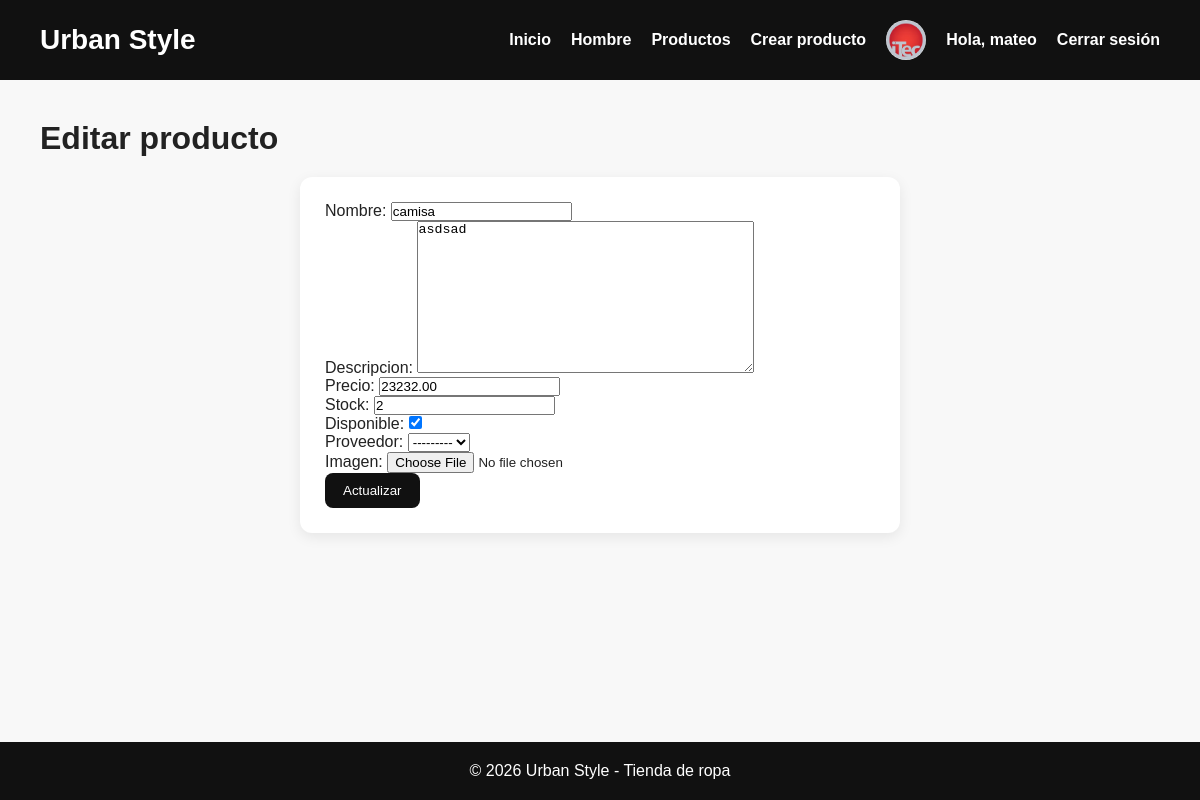
/productos/editar/3/ (signed in), run on the app's committed database.
### usuarios/models.py (models this page shows, shortened)
class UsuarioPersonalizado(AbstractUser):
    telefono = models.CharField(max_length=20, null=True, blank=True)
    dni = models.CharField(max_length=20, null=True, blank=True)
    foto_perfil = models.ImageField(upload_to='foto_usuario/',null=True, blank=True)

### Tematica/models.py (models this page shows, shortened)
class Producto(models.Model):
    proveedor = models.ForeignKey(Proveedor, on_delete=models.CASCADE, null=True, blank=True)
    nombre = models.CharField(max_length=100)
    descripcion = models.TextField()
    precio = models.DecimalField(max_digits=10, decimal_places=2)
    stock = models.IntegerField()
    disponible = models.BooleanField(default=True)
    imagen = models.ImageField(upload_to="productos/", null=True, blank=True)

### Tematica/views.py (the view)
# urls.py: path("productos/editar/<int:id>/", editar_producto, name="editar_producto"),
@login_required
@permission_required('Tematica.change_producto')
def editar_producto(request, id):
    producto = get_object_or_404(Producto, id=id)
    if request.method == "POST":
        form = ProductoForm(request.POST, request.FILES, instance=producto)
        if form.is_valid():
            form.save()
            return redirect("productos")
    else:
        form = ProductoForm(instance=producto)
    return render(request, "Tematica/editar_producto.html", {"form": form})

### Tematica/forms.py
class ProductoForm(forms.ModelForm):
    class Meta:
        model = Producto
        fields = ["nombre", "descripcion","precio","stock","disponible","proveedor","imagen"]

### Tematica/templates/Tematica/editar_producto.html (shortened to what this page needs)
{% extends 'Tematica/base.html' %}
{% block body %}
<div class="contenedor">
    <h1>Editar producto</h1>
    <form method="post" enctype="multipart/form-data">
        {{ form.as_p }}
        <button type="submit">Actualizar</button>
    </form>
</div>
{% endblock %}

### Tematica/templates/Tematica/base.html (shortened to what this page needs)
<!DOCTYPE html>
<html lang="es">
<head>
</head>
<body>
    <header>
        <nav>
            <h1>Urban Style</h1>
            <ul>
                <li><a href="/">Inicio</a></li>
                <li><a href="/hombre/">Hombre</a></li>
                <li><a href="/productos/">Productos</a></li>
                <li><a href="/productos/crear/">Crear producto</a></li>
                {% if user.is_authenticated %}
            {% if user.foto_perfil %}
                <li>
                    <img src="{{ user.foto_perfil.url }}" alt="Foto de perfil" class="foto-navbar">
                </li>
            {% endif %}
            <li class="usuario-logueado">Hola, {{ user.username }}</li>
            <li>
                <form method="post" action="{% url 'logout' %}" class="logout-form">
                    <button type="submit" class="logout-btn">Cerrar sesión</button>
                </form>
            </li>
        {% else %}
            <li><a href="{% url 'login' %}">Iniciar sesión</a></li>
            <li><a href="{% url 'register' %}">Registrarse</a></li>
        {% endif %}
    </ul>
</nav>
    </header>
    <main>
        {% block body %}{% endblock %}
    </main>
    <footer>
        <p>© 2026 Urban Style - Tienda de ropa</p>
    </footer>
</body>
</html>

### Tematica/templates/Tematica/base.html (style rules this page uses)
* { margin: 0; padding: 0; box-sizing: border-box; }
html, body { height: 100%; }
body { font-family: Arial, sans-serif; background: #f8f8f8; color: #222; min-height: 100vh; display: flex; flex-direction: column; }
main { flex: 1; }
header { background: #111; color: white; padding: 20px 40px; }
nav { display: flex; justify-content: space-between; align-items: center; }
nav h1 { font-size: 28px; }
nav ul { list-style: none; display: flex; gap: 20px; align-items: center; }
nav a { color: white; text-decoration: none; font-weight: bold; }
.foto-navbar { width: 40px; height: 40px; border-radius: 50%; object-fit: cover; display: block; }
.usuario-logueado { color: white; font-weight: bold; }
.logout-form { margin: 0; padding: 0; background: transparent; box-shadow: none; border: none; max-width: none; display: inline; }
.logout-btn { background: none; border: none; color: white; font-weight: bold; cursor: pointer; padding: 0; font-size: 16px; font-family: Arial, sans-serif; }
footer { background: #111; color: white; text-align: center; padding: 20px; margin-top: 30px; }
.contenedor { padding: 40px; }
form { max-width: 600px; margin: 20px auto; background: white; padding: 25px; border-radius: 12px; box-shadow: 0 4px 14px rgba(0,0,0,0.08); }
form button { background: #111; color: white; border: none; padding: 10px 18px; border-radius: 8px; cursor: pointer; }

### data on the page
UsuarioPersonalizado: foto_perfil (picture), username "mateo"
Producto: nombre "camisa", descripcion "asdsad", precio "23232.00", stock "2", disponible "☑", proveedor "---------"
